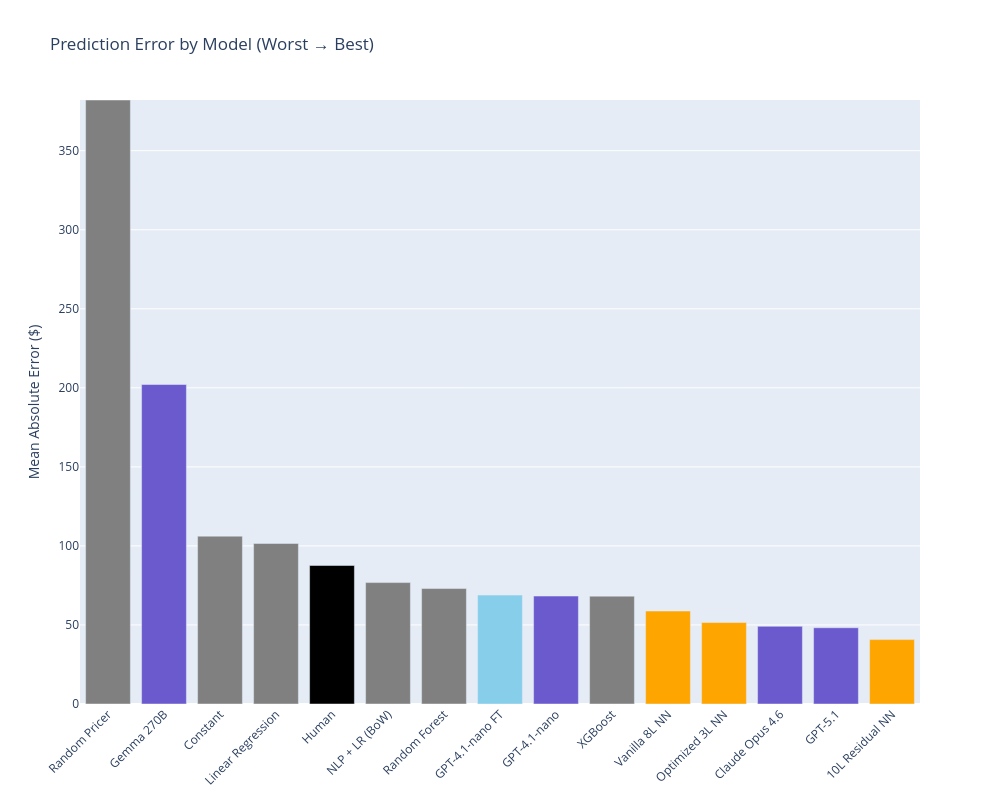

The notebook cell this image was saved under:
### Code cell
import plotly.graph_objects as go

results = [
    ("Random Pricer", "gray", 382.08),
    ("Gemma 270B", "slateblue", 202.10),
    ("Constant", "gray", 106.18),
    ("Linear Regression", "gray", 101.56),
    ("Human", "black", 87.62),
    ("NLP + LR (BoW)", "gray", 76.81),
    ("Random Forest", "gray", 73.04),
    ("GPT-4.1-nano FT", "skyblue", 68.91),
    ("GPT-4.1-nano", "slateblue", 68.29),
    ("XGBoost", "gray", 68.23),
    ("Vanilla 8L NN", "orange", 58.82),
    ("Optimized 3L NN", "orange", 51.53),
    ("Claude Opus 4.6", "slateblue", 49.14),
    ("GPT-5.1", "slateblue", 48.24),
    ("10L Residual NN", "orange", 40.74),
]

labels, colors, values = zip(*results)

fig = go.Figure(go.Bar(x=labels, y=values, marker_color=colors))

fig.update_layout(
    title="Prediction Error by Model (Worst → Best)",
    yaxis=dict(range=[0, max(values)], title="Mean Absolute Error ($)"),
    xaxis=dict(tickangle=-45),
    width=1000,
    height=800,
)

fig.show()

### Figure 1 — Plotly figure (JSON) as saved in the notebook; plotly's stock layout.template omitted (floating-point values rounded to 4 significant figures)
{"data": [{"marker": {"color": ["gray", "slateblue", "gray", "gray", "black", "gray", "gray", "skyblue", "slateblue", "gray", "orange", "orange", "slateblue", "slateblue", "orange"]}, "type": "bar", "x": ["Random Pricer", "Gemma 270B", "Constant", "Linear Regression", "Human", "NLP + LR (BoW)", "Random Forest", "GPT-4.1-nano FT", "GPT-4.1-nano", "XGBoost", "Vanilla 8L NN", "Optimized 3L NN", "Claude Opus 4.6", "GPT-5.1", "10L Residual NN"], "y": [382.1, 202.1, 106.2, 101.6, 87.62, 76.81, 73.04, 68.91, 68.29, 68.23, 58.82, 51.53, 49.14, 48.24, 40.74]}], "layout": {"height": 800, "title": {"text": "Prediction Error by Model (Worst → Best)"}, "width": 1000, "xaxis": {"tickangle": -45}, "yaxis": {"range": [0, 382.1], "title": {"text": "Mean Absolute Error ($)"}}}}
